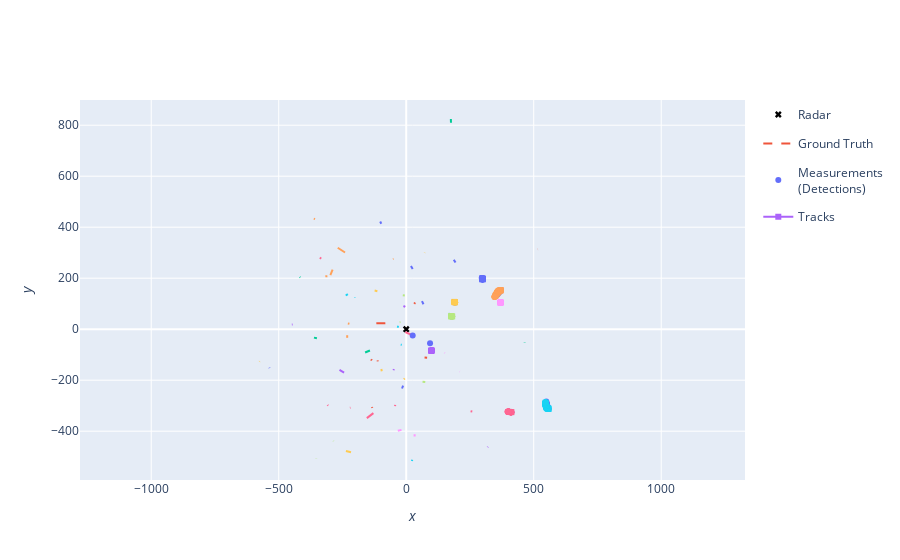

Notebook source saved alongside this figure:
### Markdown cell above
## Plot simulation results

### Code cell
from stonesoup.plotter import Plotterly

plotter = Plotterly()
plotter.plot_sensors(radar, "Radar")
plotter.plot_ground_truths(all_truths, [0, 2])
plotter.plot_measurements(all_measurements, [0, 2])
plotter.plot_tracks(all_tracks, [0,2])

plotter.fig
